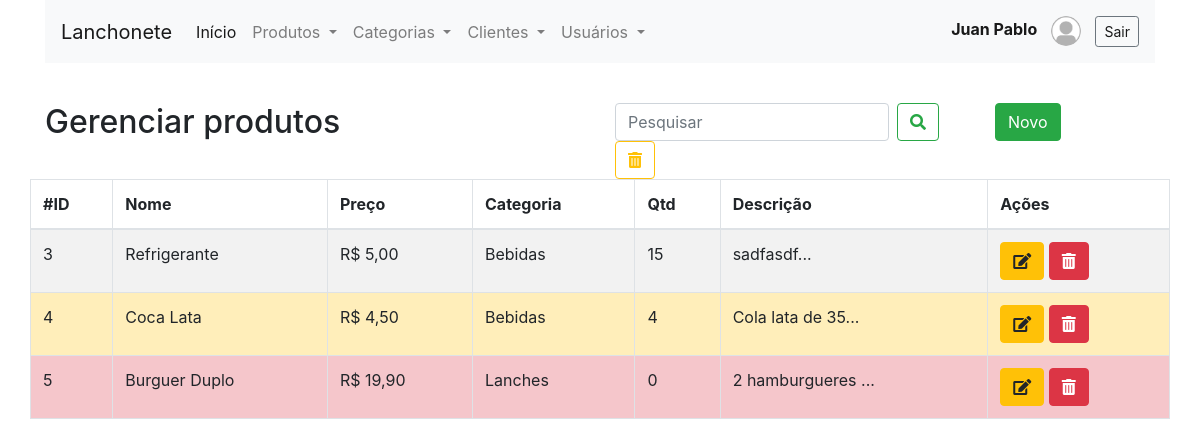
The app's page /produtos.php (signed in) with its own data.
### tables this page shows
CREATE TABLE `produtos` (
  `id` int NOT NULL AUTO_INCREMENT,
  `nome` varchar(45) NOT NULL,
  `preco` decimal(8,2) NOT NULL,
  `categoria` int NOT NULL,
  `qtd` int DEFAULT '0',
  `descricao` text,
  PRIMARY KEY (`id`),
  KEY `fk_categoria_idx` (`categoria`),
  CONSTRAINT `fk_categoria` FOREIGN KEY (`categoria`) REFERENCES `categorias` (`id`)
);

CREATE TABLE `categorias` (
  `id` int NOT NULL AUTO_INCREMENT,
  `nome` varchar(45) DEFAULT NULL,
  PRIMARY KEY (`id`)
);

### classes/Conexao.php (called while the page is built, shortened)
<?php
class Conexao
{
	private $host;
	private $user;
	private $password;
	public function __construct() {
		$this->host = 'mysql:host=localhost;dbname=lanchonete_api';
		$this->user = 'root';
		$this->password = 'root';
	}
    public function conectar() {
    	try {
			$conn = new PDO(
							$this->host,
							$this->user,
							$this->password
						);
			return $conn;
		} catch (PDOException $e) {
			echo 'Erro na conexao. Erro reportado: ' . $e->getMessage();
			exit;
		}
    }
}

### classes/ProdutoDAO.php (called while the page is built, shortened)
<?php
require_once 'Model.php';
class ProdutoDAO extends Model
{
    public function __construct()
    {
        $this->tabela = 'produtos';
        $this->class  = 'Produto';
    }
    public function listar($pesquisa = '')
    {
        if($pesquisa != '') {
            $sql = "SELECT * FROM {$this->tabela}
                    WHERE nome like '%{$pesquisa}%'
                        OR descricao like '%{$pesquisa}%'
                        OR qtd like '%{$pesquisa}%'";
        } else {
            $sql = "SELECT * FROM {$this->tabela}";
        }
        $stmt = $this->db->prepare($sql);
        $stmt->setFetchMode(PDO::FETCH_CLASS, $this->class);
        $stmt->execute();
        return $stmt->fetchAll();
    }
}

### classes/Model.php (called while the page is built, shortened)
<?php
require 'Conexao.php';
class Model
{
	protected $tabela;
	protected $class;
	protected $db;
	public function __construct()
	{
		$conexao = new Conexao();
		$this->db = $conexao->conectar();
	}
    public function get($id)
    {
    	$sql = "SELECT * FROM {$this->tabela} WHERE id = {$id}";
    	$stmt = $this->db->prepare($sql);
    	$stmt->setFetchMode(PDO::FETCH_CLASS, $this->class);
    	$stmt->execute();
    	return $stmt->fetch();
    }
}

### classes/Produto.php (called while the page is built, shortened)
<?php
class Produto
{
	private $id;
	private $nome;
	private $preco;
	private $categoria;
    private $qtd;
    private $descricao;
    public function getId()
    {
        return $this->id;
    }
    public function getNome()
    {
        return $this->nome;
    }
    public function getPreco()
    {
        return number_format($this->preco, 2, ',','.');
    }
    public function getCategoria()
    {
        return $this->categoria;
    }
    public function getQtd()
    {
        return $this->qtd;
    }
    public function getDescricao()
    {
        return $this->descricao;
    }
}

### classes/CategoriaDAO.php (called while the page is built, shortened)
<?php
require_once 'Model.php';
class CategoriaDAO extends Model
{
    public function __construct() {
    	$this->tabela = 'categorias';
    	$this->class = 'Categoria';
    }
}

### classes/Categoria.php (called while the page is built, shortened)
<?php
class Categoria
{
   private $nome;
    public function getNome()
    {
        return $this->nome;
    }
}

### produtos.php (the view, shortened to what this page needs)
<?php include './layout/header.php'; ?>
<?php include './layout/menu.php'; ?>
<?php
require 'classes/Categoria.php';
require 'classes/Produto.php';
require 'classes/CategoriaDAO.php';
require 'classes/ProdutoDAO.php';
$produtoDAO = new ProdutoDAO();
$categoriaDAO = new CategoriaDAO();
if(isset($_GET['pesquisa']) && $_GET['pesquisa'] != '') {
	$produtos = $produtoDAO->listar($_GET['pesquisa']);
} else {
	$produtos = $produtoDAO->listar();
}
?>
<div class="row" style="margin-top:40px">
	<div class="col-6">
		<h2>Gerenciar produtos</h2>
	</div>
	<div class="col-4">
	<form class="form-inline my-2 my-lg-0">
      <input class="form-control mr-sm-2" name="pesquisa" type="search" placeholder="Pesquisar" aria-label="Pesquisar" value="<?= (isset($_GET['pesquisa']) ? $_GET['pesquisa'] : '') ?>">
      <button class="btn btn-outline-success my-2 my-sm-0" type="submit">
      	<i class="fas fa-search"></i>
      </button>
      <a href="./produtos.php" class="btn btn-outline-warning my-2 my-sm-0">
      	<i class="fas fa-trash-alt"></i>
      </a>
    </form>
	</div>
	<div class="col-2">
		<a href="form_produto.php" class="btn btn-success">Novo</a>
	</div>
</div>
<div class="row">
	<table class="table table-hover table-bordered table-striped">
		<thead>
			<tr>
				<th>#ID</th>
				<th>Nome</th>
				<th>Preço</th>
				<th>Categoria</th>
				<th>Qtd</th>
				<th>Descrição</th>
				<th>Ações</th>
			</tr>
		</thead>
		<tbody>
			<?php foreach($produtos as $produto){
				$categoria = $categoriaDAO->get($produto->getCategoria());
			?>
			<tr
				<?php if($produto->getQtd() < 1) {
					echo 'class="table-danger"';
				} else if($produto->getQtd() < 5) {
					echo 'class="table-warning"';
				}
				?>
			>
				<td><?= $produto->getId() ?></td>
				<td><?= $produto->getNome() ?></td>
				<td>R$ <?= $produto->getPreco() ?></td>
				<td><?= $categoria->getNome() ?></td>
				<td><?= $produto->getQtd() ?></td>
				<td data-toggle="tooltip" title="<?= ($produto->getDescricao() != '' ? $produto->getDescricao() : ''); ?>"><?= ($produto->getDescricao() != '' ? substr($produto->getDescricao(),0,15).'...' : ''); ?></td>
				<td>
					<a href="form_produto.php?id=<?= $produto->getId() ?>" class="btn btn-warning">
						<i class="fas fa-edit"></i>
					</a>
					<a href="controle_produto.php?acao=deletar&id=<?= $produto->getId() ?>" onclick="return confirm('Deseja realmente excluir?')" class="btn btn-danger">
						<i class="fas fa-trash-alt"></i>
					</a>
				</td>
			</tr>
			<?php } ?>
		</tbody>
	</table>
</div>
<?php include './layout/footer.php'; ?>

### assets/css/all.css (style rules this page uses)
.fa, .fas, .far, .fal, .fad, .fab { -moz-osx-font-smoothing: grayscale; -webkit-font-smoothing: antialiased; display: inline-block; font-style: normal; font-variant: normal; text-rendering: auto; line-height: 1; }
.fa-edit:before { content: "\f044"; }
.fa-search:before { content: "\f002"; }
.fa-trash-alt:before { content: "\f2ed"; }
.fa, .fas { font-family: 'Font Awesome 5 Free'; font-weight: 900; }

### records on screen
produtos: id "3", nome "Refrigerante", preco "5,00", categoria.nome "Bebidas", qtd "15", descricao "sadfasdf"
produtos: id "4", nome "Coca Lata", preco "4,50", categoria.nome "Bebidas", qtd "4", descricao "Cola lata de 35"
produtos: id "5", nome "Burguer Duplo", preco "19,90", categoria.nome "Lanches", qtd "0", descricao "2 hamburgueres"

### other values on screen
$_SESSION['nome'] "Juan Pablo"
